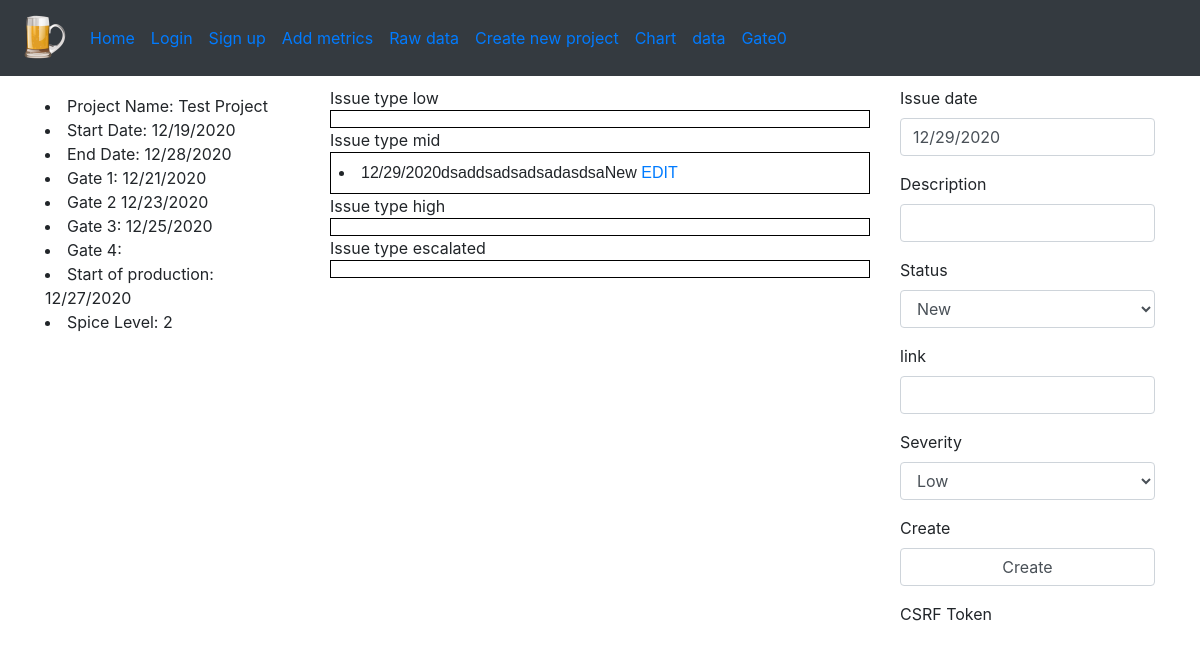
Before: / with the older database file.
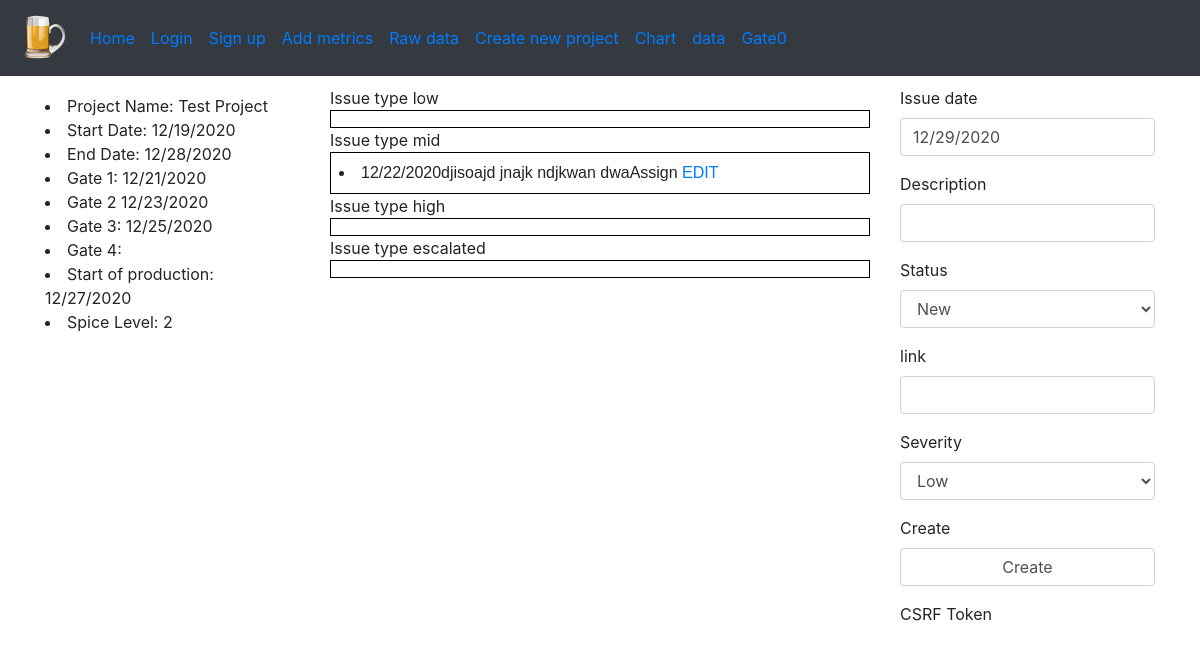
After: the same page with the newer database file.
### spice_status/models/project_models.py (models this page shows)
class Project(db.Model):
    id = db.Column(db.Integer, primary_key=True)
    start_date = db.Column(db.String)
    end_date = db.Column(db.String)
    name = db.Column(db.String)
    gate_1 = db.Column(db.String)
    gate_2 = db.Column(db.String)
    gate_3 = db.Column(db.String)
    sop = db.Column(db.String)
    spice_level = db.Column(db.String)
    risks = db.Column(db.String)
    low_issues = db.Column(db.String)
    high_issues = db.Column(db.String)

### spice_status/models/issue_models.py (models this page shows)
class Issue(db.Model):
    id = db.Column(db.Integer, primary_key=True)
    date = db.Column(db.String, default=(datetime.utcnow().strftime("%m/%d/%Y")))
    description = db.Column(db.String)
    status = db.Column(db.String)
    link = db.Column(db.String, default='')
    severity = db.Column(db.String)

### spice_status/views/main_views.py (the view, shortened to what this page needs)
@bp_main.route('/', methods=['GET', 'POST'])
def home():
    form = IssueForm()
    return render_template('status_page.html', form=form, low=get_issue_low(), mid=get_issue_mid(),
                           high=get_issue_high(), esca=get_issue_escalated(), project=get_project())

### spice_status/forms/issue_form.py
class IssueForm(FlaskForm):
    date = StringField('Issue date', default=(datetime.utcnow().strftime("%m/%d/%Y")), validators=[DataRequired()])
    description = StringField('Description', validators=[Length(min=15), DataRequired()])
    status = SelectField('Status', choices=['New', 'Assign', 'WIP', 'In Review', 'Closed'],
                         validators=[DataRequired()])
    link = StringField('link')
    severity = SelectField('Severity', choices=['Low', 'Mid', 'High', 'Escalated'],
                           validators=[DataRequired()])
    submit = SubmitField("Create")

### spice_status/models/issue_models.py (called while the page is built)
def get_issue_low():
    return Issue.query.filter_by(severity='Low').all()

def get_issue_mid():
    return Issue.query.filter_by(severity='Mid').all()

def get_issue_high():
    return Issue.query.filter_by(severity='High').all()

def get_issue_escalated():
    return Issue.query.filter_by(severity='Escalated').all()

### spice_status/models/project_models.py (called while the page is built)
def get_project():
    return Project.query.first()

### spice_status/templates/status_page.html (shortened to what this page needs)
{% extends "partials/_three_column.html" %}
{% from "macros/form_field_macros.html" import render_field %}
{% block lside %}
<li>Project Name: {{ project.name }}</li>
<li>Start Date: {{ project.start_date }}</li>
<li>End Date: {{ project.end_date }}</li>
<li>Gate 1: {{ project.gate_1 }}</li>
<li>Gate 2 {{ project.gate_2 }}</li>
<li>Gate 3: {{ project.gate_3 }}</li>
<li>Gate 4: {{ project.gate_4 }}</li>
<li>Start of production: {{ project.sop }}</li>
<li>Spice Level: {{ project.spice_level }}</li>
{% endblock %}
{% block main_content %}
<table>
    <tr>
        <td>
        </td>
    </tr>
</table>
<table>
    <tr>
        <td>
            {% for item in mid %}
            <li>{{ item.date }}{{ item.description }}{{ item.status }} <a href="{{url_for('main.edit', issue_id=item.id)}}">EDIT</a></li>
            {% endfor %}
        </td>
    </tr>
</table>
<table>
    <tr>
        <td>
        </td>
    </tr>
</table>
<table>
    <tr>
        <td>
        </td>
    </tr>
</table>
{% endblock %}
{% block rside %}
     {% with enctype = True %}
         {% include 'partials/_form.html' %}
    {% endwith %}
{% endblock %}

### spice_status/templates/partials/_three_column.html
{% extends 'partials/_base.html' %}
{% block content %}
    <div class="row">
        <div class="col-3">
            {% block lside %}
            {% endblock %}
        </div>
        <div class="col-6">
            {% block main_content %}
            {% endblock %}
        </div>
        <div class="col-3">
            {% block rside %}
            {% endblock %}
        </div>
    </div>
{% endblock %}

### spice_status/templates/macros/form_field_macros.html (shortened to what this page needs)
{% macro render_field(field) -%}
<div class="form-group">
    {% with invalid = "form-control is-invalid" if field.errors else 'form-control'%}
    {% if field.type != "Submit" and field.type != 'HiddenField' %}
        {{ field.label(class="form-label") }}
    {% endif %}
    {{ field(class=invalid)}}
    {% endwith %}
</div>
{%- endmacro %}

### spice_status/templates/partials/_base.html (shortened to what this page needs)
<!doctype html>
<html lang="en">
<head>
    <link rel="stylesheet" href="{{ url_for('static', filename='css/bootstrap.min.css') }}">
    <link rel="stylesheet" href="{{ url_for('static', filename='css/main.css') }}">
</head>
<body>
<header>
    {% block navigation %}
    {% include 'partials/_nav.html' %}
    {% endblock %}
</header>
<main class="container">
    <div class="row">
        <div class="col-12">
            {% block content %}
            {% endblock %}
        </div>
    </div>
</main>
</body>
</html>

### spice_status/templates/partials/_nav.html (shortened to what this page needs)
<nav class="navbar navbar-expand-lg navbar-blue bg-dark">
    <a class="navbar-brand" href="{{ url_for('main.home')}}"><img
            src="{{ url_for('static', filename='images/logo.png') }}" width='50' height='50'></a>
    <div class="collapse navbar-collapse" id="navbarSupportedContent">
        <ul class="navbar-nav mr-auto">
            <li class="nav-item active">
                <a class="nav-link" href="{{ url_for('main.home')}}">Home <span class="sr-only">(current)</span></a>
            </li>
            {% if not current_user.is_authenticated %}
            <li class="nav-item">
                <a class="nav-link" href="{{ url_for('auth.login')}}">Login</a>
            </li>
            {% else %}
            <li class="nav-item">
                <a class="nav-link" href="{{ url_for('auth.logout')}}">Logout</a>
            </li>
            {% endif %}
            <li class="nav-item">
                <a class="nav-link" href="{{ url_for('auth.signup')}}">Sign up</a>
            </li>
            <li class="nav-item">
                <a class="nav-link" href="{{ url_for('input.metrics')}}">Add metrics</a>
            </li>
            <li class="nav-item">
                <a class="nav-link" href="{{ url_for('main.raw')}}">Raw data</a>
            </li>
            <li class="nav-item">
                <a class="nav-link" href="{{ url_for('project.define_new_project')}}">Create new project</a>
            </li>
            <li class="nav-item">
                <a class="nav-link" href="{{ url_for('main.chart')}}">Chart</a>
            </li>
            <li class="nav-item">
                <a class="nav-link" href="{{ url_for('main.data')}}">data</a>
            </li>
            <li class="nav-item">
                <a class="nav-link" href="{{ url_for('checklist.checklist_gate_1')}}">Gate0</a>
            </li>
        </ul>
    </div>
</nav>

### spice_status/templates/partials/_form.html
{% from 'macros/form_field_macros.html' import render_field %}
<form action="{{ action }}" method="{{ method if method else 'POST'}}" novalidate {% if enctype %} enctype="multipart/form-data" {% endif %}>
    {% for f in form %}
        {{ render_field(f) }}
    {% endfor %}
</form>

### spice_status/static/css/main.css (style rules this page uses)
.navbar { margin-bottom: 10px; }

### spice_status/templates/partials/_base.html (style rules this page uses)
table { font-family: arial, sans-serif; border-collapse: collapse; width: 100%; }
td, th { border: 1px solid #000000; text-align: left; padding: 8px; }

Changed rows visible on the page:
no longer on this page (row edited): Issue: date "12/29/2020", description "dsaddsadsadsadasdsa", status "New"
added Issue: date "12/22/2020", description "djisoajd jnajk ndjkwan dwa", status "Assign"
